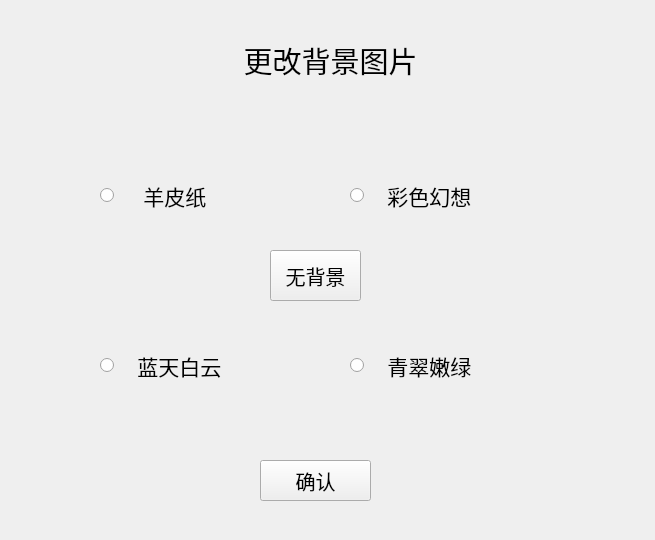
<?xml version="1.0" encoding="UTF-8"?>
<ui version="4.0">
 <class>changebackground</class>
 <widget class="QWidget" name="changebackground">
  <property name="geometry">
   <rect>
    <x>0</x>
    <y>0</y>
    <width>655</width>
    <height>540</height>
   </rect>
  </property>
  <property name="windowTitle">
   <string>Form</string>
  </property>
  <widget class="QLabel" name="label">
   <property name="geometry">
    <rect>
     <x>180</x>
     <y>20</y>
     <width>301</width>
     <height>81</height>
    </rect>
   </property>
   <property name="font">
    <font>
     <pointsize>22</pointsize>
    </font>
   </property>
   <property name="text">
    <string>更改背景图片</string>
   </property>
   <property name="alignment">
    <set>Qt::AlignCenter</set>
   </property>
  </widget>
  <widget class="QRadioButton" name="image1">
   <property name="geometry">
    <rect>
     <x>100</x>
     <y>180</y>
     <width>201</width>
     <height>31</height>
    </rect>
   </property>
   <property name="font">
    <font>
     <pointsize>16</pointsize>
    </font>
   </property>
   <property name="text">
    <string>    羊皮纸</string>
   </property>
  </widget>
  <widget class="QRadioButton" name="image2">
   <property name="geometry">
    <rect>
     <x>100</x>
     <y>350</y>
     <width>211</width>
     <height>31</height>
    </rect>
   </property>
   <property name="font">
    <font>
     <pointsize>16</pointsize>
    </font>
   </property>
   <property name="text">
    <string>   蓝天白云</string>
   </property>
  </widget>
  <widget class="QRadioButton" name="image3">
   <property name="geometry">
    <rect>
     <x>350</x>
     <y>180</y>
     <width>201</width>
     <height>31</height>
    </rect>
   </property>
   <property name="font">
    <font>
     <pointsize>16</pointsize>
    </font>
   </property>
   <property name="text">
    <string>   彩色幻想</string>
   </property>
  </widget>
  <widget class="QRadioButton" name="image4">
   <property name="geometry">
    <rect>
     <x>350</x>
     <y>350</y>
     <width>201</width>
     <height>31</height>
    </rect>
   </property>
   <property name="font">
    <font>
     <pointsize>16</pointsize>
    </font>
   </property>
   <property name="text">
    <string>   青翠嫩绿</string>
   </property>
  </widget>
  <widget class="QPushButton" name="pushButton">
   <property name="geometry">
    <rect>
     <x>260</x>
     <y>460</y>
     <width>111</width>
     <height>41</height>
    </rect>
   </property>
   <property name="font">
    <font>
     <pointsize>15</pointsize>
    </font>
   </property>
   <property name="text">
    <string>确认</string>
   </property>
  </widget>
  <widget class="QPushButton" name="clear">
   <property name="geometry">
    <rect>
     <x>270</x>
     <y>250</y>
     <width>91</width>
     <height>51</height>
    </rect>
   </property>
   <property name="font">
    <font>
     <pointsize>15</pointsize>
    </font>
   </property>
   <property name="text">
    <string>无背景</string>
   </property>
  </widget>
  <widget class="QLabel" name="label_1">
   <property name="geometry">
    <rect>
     <x>140</x>
     <y>120</y>
     <width>111</width>
     <height>151</height>
    </rect>
   </property>
   <property name="text">
    <string/>
   </property>
   <property name="scaledContents">
    <bool>true</bool>
   </property>
  </widget>
  <widget class="QLabel" name="label_2">
   <property name="geometry">
    <rect>
     <x>140</x>
     <y>290</y>
     <width>111</width>
     <height>151</height>
    </rect>
   </property>
   <property name="text">
    <string/>
   </property>
   <property name="scaledContents">
    <bool>true</bool>
   </property>
  </widget>
  <widget class="QLabel" name="label_3">
   <property name="geometry">
    <rect>
     <x>390</x>
     <y>120</y>
     <width>111</width>
     <height>151</height>
    </rect>
   </property>
   <property name="text">
    <string/>
   </property>
   <property name="scaledContents">
    <bool>true</bool>
   </property>
  </widget>
  <widget class="QLabel" name="label_4">
   <property name="geometry">
    <rect>
     <x>390</x>
     <y>290</y>
     <width>111</width>
     <height>151</height>
    </rect>
   </property>
   <property name="text">
    <string/>
   </property>
   <property name="scaledContents">
    <bool>true</bool>
   </property>
  </widget>
  <zorder>label_3</zorder>
  <zorder>label_2</zorder>
  <zorder>label_4</zorder>
  <zorder>label_1</zorder>
  <zorder>label</zorder>
  <zorder>image1</zorder>
  <zorder>image2</zorder>
  <zorder>image3</zorder>
  <zorder>image4</zorder>
  <zorder>pushButton</zorder>
  <zorder>clear</zorder>
 </widget>
 <resources/>
 <connections/>
</ui>
